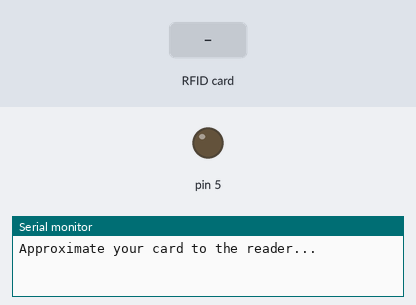
A sketch run on a simulated Arduino Uno, built with avr-gcc and run on an emulated ATmega328P. Shown: output pins drawn as LEDs (lit = HIGH), the last lines printed to the serial monitor. The inputs (shaded band) are chosen by the test bench. The modem accepts every AT command (registered, SIM ready, sends succeed) and sends nothing else; pins used as bus, display or sensor lines are not drawn.

Above: at 1.3 s.
1.4 s: RFID card A9 66 A2 5A held to the reader
At 1.5 s:
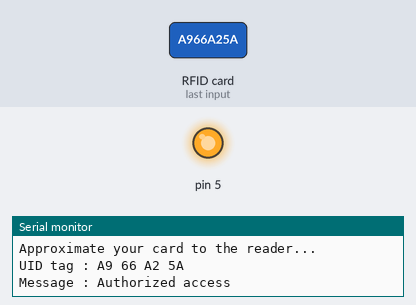
Timing chart, 0 to 4.4 s (numbered marks = the images above; inputs shaded):
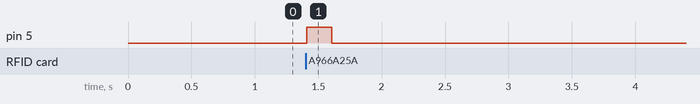

The sketch:

rfid1.ino
```cpp
#include <SPI.h>
#include <MFRC522.h>

#define SS_PIN 10
#define RST_PIN 9
MFRC522 mfrc522(SS_PIN, RST_PIN);
 #include <SoftwareSerial.h>

SoftwareSerial mySerial(7, 6);// Create MFRC522 instance.

void setup()
{
  Serial.begin(9600);   // Initiate a serial communication
  SPI.begin();      // Initiate  SPI bus
  mfrc522.PCD_Init();   // Initiate MFRC522
  mySerial.begin(9600);   // Setting the baud rate of GSM Module
  Serial.begin(9600);    // Setting the baud rate of Serial Monitor (Arduino)
  delay(100);

  Serial.println("Approximate your card to the reader...");
  Serial.println();
  pinMode(5,OUTPUT);


}
void loop()
{
  // Look for new cards
  if ( ! mfrc522.PICC_IsNewCardPresent())
  {
    return;
  }
  // Select one of the cards
  if ( ! mfrc522.PICC_ReadCardSerial())
  {
    return;
  }
  //Show UID on serial monitor
  Serial.print("UID tag :");
  String content= "";
  byte letter;
  for (byte i = 0; i < mfrc522.uid.size; i++)
  {
     Serial.print(mfrc522.uid.uidByte[i] < 0x10 ? " 0" : " ");
     Serial.print(mfrc522.uid.uidByte[i], HEX);
     content.concat(String(mfrc522.uid.uidByte[i] < 0x10 ? " 0" : " "));
     content.concat(String(mfrc522.uid.uidByte[i], HEX));
  }
  digitalWrite(5,LOW);
  Serial.println();
  Serial.print("Message : ");
  content.toUpperCase();
  if (content.substring(1) == "A9 66 A2 5A") //change here the UID of the card/cards that you want to give access
  {
    Serial.println("Authorized access");
    digitalWrite(5,HIGH);
    delay(200);
    digitalWrite(5,LOW);
    Serial.println();
    delay(3000);

     mySerial.println("AT+CMGF=1");    //Sets the GSM Module in Text Mode
  delay(1000);  // Delay of 1000 milli seconds or 1 second
  mySerial.println("AT+CMGS=\"+919467425362\"\r"); // Replace x with mobile number
  delay(1000);
  mySerial.println("Dear parents, Gourav vashisth is present");// The SMS text you want to send
  delay(100);
   mySerial.println((char)26);// ASCII code of CTRL+Z
  delay(1000);

  }
  else if(content.substring(1) == "32 A4 EC 90") //change here the UID of the card/cards that you want to give access
  {
    Serial.println("Authorized access");
     digitalWrite(5,HIGH);
    delay(200);
    digitalWrite(5,LOW);
    Serial.println();
    delay(3000);

     mySerial.println("AT+CMGF=1");    //Sets the GSM Module in Text Mode
  delay(1000);  // Delay of 1000 milli seconds or 1 second
  mySerial.println("AT+CMGS=\"+919467425362\"\r"); // Replace x with mobile number
  delay(1000);
  mySerial.println("Dear parents, Aman sharma is present");// The SMS text you want to send
  delay(100);
   mySerial.println((char)26);// ASCII code of CTRL+Z
  delay(1000);

  }

 else   {
  digitalWrite(5,HIGH);
    delay(2000);
    digitalWrite(5,LOW);
    Serial.println(" Access denied");
    delay(3000);
     mySerial.println("AT+CMGF=1");    //Sets the GSM Module in Text Mode
  delay(1000);  // Delay of 1000 milli seconds or 1 second
  mySerial.println("AT+CMGS=\"+919467425362\"\r"); // Replace x with mobile number
  delay(1000);

  mySerial.println("Dear parents,Gourav vashisth is absent");// The SMS text you want to send
  delay(100);
   mySerial.println((char)26);// ASCII code of CTRL+Z
  delay(1000);

  }
}
```

Measured:
- after the input at 1.4 s, pin 5: LOW → HIGH at once, → LOW 0.20 s later
